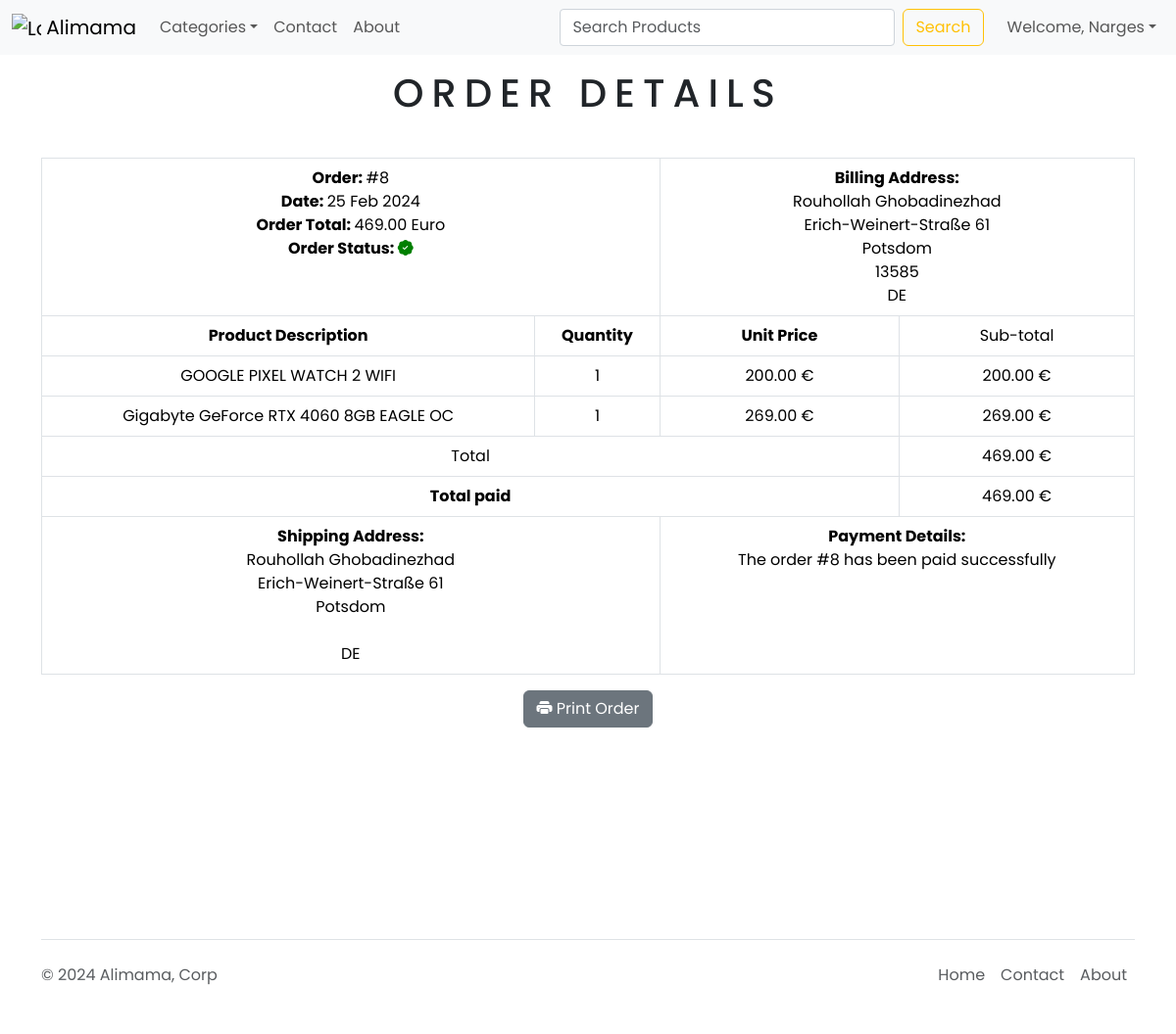
The page /order/8 (signed in) on the database its author committed.
### store/models.py (models this page shows, shortened)
class Order(models.Model):
    user = models.ForeignKey(
        settings.AUTH_USER_MODEL, on_delete=models.SET_NULL, related_name='orders', null=True)
    token = models.CharField(max_length=250, blank=True)
    total = models.DecimalField(
        max_digits=10, decimal_places=2, verbose_name='EUR Order Total')
    emailAddress = models.EmailField(
        max_length=250, blank=True)
    created = models.DateTimeField(auto_now_add=True)
    billingName = models.CharField(
        max_length=250, blank=True)
    billingAddress1 = models.CharField(
        max_length=250, blank=True)
    billingCity = models.CharField(
        max_length=250, blank=True)
    billingPostcode = models.CharField(
        max_length=250, blank=True)
    billingCountry = models.CharField(
        max_length=250, blank=True)
    shippingName = models.CharField(
        max_length=250, blank=True)
    shippingAddress1 = models.CharField(
        max_length=250, blank=True)
    shippingCity = models.CharField(
        max_length=250, blank=True)
    shippingPostcode = models.CharField(
        max_length=250, blank=True)
    shippingCountry = models.CharField(
        max_length=250, blank=True)
    STATUS_CHOICES = (
        ('Active', 'Active'),
        ('Canceled', 'Canceled'),
        ('Completed', 'Completed'),
    )
    status = models.CharField(
        max_length=10, choices=STATUS_CHOICES, default='Active')
    class Meta:
        db_table = 'Order'
        ordering = ['-created']

class OrderItem(models.Model):
    product = models.CharField(max_length=250)
    quantity = models.IntegerField()
    price = models.DecimalField(
        max_digits=10, decimal_places=2, verbose_name='EUR Order Total')
    order = models.ForeignKey(Order, on_delete=models.CASCADE)
    class Meta:
        db_table = 'OrderItem'
    def sub_total(self):
        return self.quantity * self.price

### store/views.py (the view)
# urls.py: path('order/<int:order_id>', views.viewOrder, name='order_detail'),
@login_required(redirect_field_name='next', login_url='signin')
def viewOrder(request, order_id):
    if request.user.is_authenticated:
        order = Order.objects.get(id=order_id, user=request.user)
        order_items = OrderItem.objects.filter(order=order)
    return render(request, 'order_detail.html', {'order': order, 'order_items': order_items})

### store/content_process.py (called while the page is built)
def menu_links(request):
    links = Category.objects.all()
    return dict(links=links)

def counter(request):
    item_count = 0
    if 'admin' in request.path:
        return {}
    else:
        try:
            cart = Cart.objects.filter(cart_id=_cart_id(request))
            cart_items = CartItem.objects.all().filter(cart=cart[:1])
            for item in cart_items:
                item_count += item.quantity
        except Cart.DoesNotExist:
            item_count = 0
        return dict(item_count=item_count)

### store/models.py (called while the page is built)
    def get_url(self):
        return reverse('products_by_category', args=[self.slug])

### store/views.py (called while the page is built)
def _cart_id(request):
    cart = request.session.session_key
    if not cart:
        cart = request.session.session_key
    return cart

### store/templates/order_detail.html (shortened to what this page needs)
{% extends 'base.html' %}
{% load static %}
{% load static %}
{% block content %}
<div class="container">
    <div class="text-center">
        <h1 class="text-center product_title">
            Order Details
        </h1>
        <br>
        <table class="table table-bordered">
            <tr>
                <td class="text-left" colspan="2">
                    <b>Order: </b>#{{order.id}}
                    <br>
                    <b>Date: </b> {{order.created|date:"d M Y"}}
                    <br>
                    <b>Order Total: </b>{{order.total}} Euro
                    <br>
                    <b>Order Status: </b> {% if order.status != 'Canceled' %}
                    <i class="bi bi-patch-check-fill" style="color: green;"></i>
                    {% else %}
                    <i class="bi bi-x-circle-fill" style="color: red;"></i>
                    {%endif%}
                    <br>
                </td>
                <td class="text-left" colspan="2">
                    <b>Billing Address:</b><br>
                    {{order.billingName}} <br>
                    {{order.billingAddress1}} <br>
                    {{order.billingCity}} <br>
                    {{order.billingPostcode}} <br>
                    {{order.billingCountry}} <br>
                </td>
            </tr>
            <tr>
                <td><b>Product Description</b></td>
                <td><b>Quantity</b></td>
                <td><b>Unit Price</b></td>
                <td>Sub-total</td>
            </tr>
            {% for item in order_items %}
            <tr>
                <td>{{item.product}}</td>
                <td>{{item.quantity}}</td>
                <td>{{item.price}} €</td>
                <td>{{item.sub_total}} €</td>
            </tr>
            {% endfor %}
            <tr>
                <td class="text-right" colspan="3">
                    Total
                </td>
                <td>{{order.total}} €</td>
            </tr>
            <tr>
                <td class="text-right" colspan="3">
                    <b>Total paid</b>
                </td>
                <td>{{order.total}} €</td>
            </tr>
            <tr>
                <td class="text-left" colspan="2">
                    <b>Shipping Address:</b>
                    <br>
                    {{order.shippingName}} <br>
                    {{order.shippingAddress1}} <br>
                    {{order.shippingCity}} <br>
                    {{order.shipping.Postcode}} <br>
                    {{order.shippingCountry}} <br>
                </td>
                <td class="text-left" colspan="2">
                    <b>Payment Details:</b> <br>
                    The order #{{order.id}} has been paid successfully
                </td>
            </tr>
        </table>
        <button class="btn btn-secondary" onclick="window.print();"><i class="bi bi-printer-fill"></i> Print
            Order</button>
    </div>
</div>
<br><br><br><br><br><br><br><br><br>
{% endblock %}

### store/templates/navbar.html (shortened to what this page needs)
{% load static %}
<nav class="navbar navbar-expand-lg bg-body-tertiary">
    <div class="container-fluid">
        <a class="navbar-brand" href="{% url 'home' %}">
            <img src="{% static 'store/images/logo.png'%}" alt="Logo" width="30" height="24"
                class="d-inline-block align-text-top">
            Alimama
        </a>
        <div class="collapse navbar-collapse" id="navbarTogglerDemo02">
            <ul class="navbar-nav me-auto mb-2 mb-lg-0">
                <li class="nav-item">
                    <div class="dropdown-center">
                        <a class="nav-link dropdown-toggle" type="button" data-bs-toggle="dropdown"
                            aria-expanded="false">Categories</a>
                    </div>
                </li>
                <li class="nav-item">
                    <a class="nav-link" href="{% url 'contact' %}">Contact</a>
                </li>
                <li class="nav-item">
                    <a class="nav-link" href="#">About</a>
                </li>
            </ul>
            <form class="d-flex" role="search" action="{% url 'search' %}" ,method="GET">
                <input class="form-control me-2" type="search" name="title" placeholder="Search Products"
                    aria-label="Search">
                <button class="btn btn-outline-warning" type="submit">Search</button>
            </form>
            <div class="navbar-nav ms-3">
                <ul class="navbar-nav me-auto mb-2 mb-lg-0">
                    {% if request.user.is_authenticated and request.user.first_name %}
                    <li class="nav-item">
                        <div class="dropdown-center">
                            <a class="nav-link dropdown-toggle" type="button" data-bs-toggle="dropdown"
                                aria-expanded="false">Welcome, {{request.user.first_name}}</a>
                        </div>
                    </li>
                    {%endif%}
                </ul>
            </div>
        </div>
    </div>
</nav>

### store/static/store/css/base.css (style rules this page uses)
body { font-family: 'Poppins', sans-serif; margin: 0 0; padding: 0 0; }
.product_title { font-size: 40px; text-transform: uppercase; letter-spacing: .2em; padding-top: 15px; padding-bottom: 10px; }
.form-control { width: 100%; padding: 0.375rem 0.75rem; font-size: 1rem; line-height: 1.5; color: #495057; background-color: #fff; background-clip: padding-box; border: 1px solid #ced4da; border-radius: 0.25rem; transition: border-color 0.15s ease-in-out, box-shadow 0.15s ease-in-out; box-sizing: border-box; }

### rows shown on the page
Order: id "8", created "25 Feb 2024", total "469.00", billingName "Rouhollah Ghobadinezhad", billingAddress1 "Erich-Weinert-Straße 61", billingCity "Potsdom", billingPostcode "13585", billingCountry "DE", shippingName "Rouhollah Ghobadinezhad", shippingAddress1 "Erich-Weinert-Straße 61", shippingCity "Potsdom", shippingCountry "DE"
OrderItem: product "GOOGLE PIXEL WATCH 2 WIFI", quantity "1", price "200.00", sub_total "200.00"
OrderItem: product "Gigabyte GeForce RTX 4060 8GB EAGLE OC", quantity "1", price "269.00", sub_total "269.00"

### other values the page prints
{{ request.user.first_name }} "Narges"
